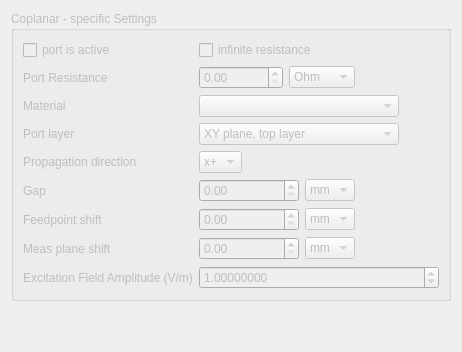
               <widget class="QWidget" name="Coplanar">
                <attribute name="title">
                 <string>Coplanar</string>
                </attribute>
                <layout class="QVBoxLayout" name="verticalLayout_30">
                 <item>
                  <widget class="QGroupBox" name="coplanarPortSettingsGroup">
                   <property name="enabled">
                    <bool>false</bool>
                   </property>
                   <property name="title">
                    <string>Coplanar - specific Settings</string>
                   </property>
                   <layout class="QGridLayout" name="gridLayout_19">
                    <item row="2" column="0">
                     <widget class="QLabel" name="label_77">
                      <property name="text">
                       <string>Material</string>
                      </property>
                     </widget>
                    </item>
                    <item row="5" column="1">
                     <layout class="QHBoxLayout" name="horizontalLayout_34">
                      <item>
                       <widget class="QDoubleSpinBox" name="coplanarPortGapValue">
                        <property name="minimumSize">
                         <size>
                          <width>100</width>
                          <height>0</height>
                         </size>
                        </property>
                        <property name="maximum">
                         <double>1000000.000000000000000</double>
                        </property>
                       </widget>
                      </item>
                      <item>
                       <widget class="QComboBox" name="coplanarPortGapUnits">
                        <property name="currentIndex">
                         <number>2</number>
                        </property>
                        <item>
                         <property name="text">
                          <string>m</string>
                         </property>
                        </item>
                        <item>
                         <property name="text">
                          <string>cm</string>
                         </property>
                        </item>
                        <item>
                         <property name="text">
                          <string>mm</string>
                         </property>
                        </item>
                        <item>
                         <property name="text">
                          <string>um</string>
                         </property>
                        </item>
                        <item>
                         <property name="text">
                          <string>nm</string>
                         </property>
                        </item>
                        <item>
                         <property name="text">
                          <string>pm</string>
                         </property>
                        </item>
                       </widget>
                      </item>
                      <item>
                       <spacer name="horizontalSpacer_28">
                        <property name="orientation">
                         <enum>Qt::Orientation::Horizontal</enum>
                        </property>
                        <property name="sizeHint" stdset="0">
                         <size>
                          <width>40</width>
                          <height>20</height>
                         </size>
                        </property>
                       </spacer>
                      </item>
                     </layout>
                    </item>
                    <item row="5" column="0">
                     <widget class="QLabel" name="label_79">
                      <property name="text">
                       <string>Gap</string>
                      </property>
                     </widget>
                    </item>
                    <item row="0" column="0">
                     <widget class="QCheckBox" name="coplanarPortActive">
                      <property name="text">
                       <string>port is active</string>
                      </property>
                     </widget>
                    </item>
                    <item row="6" column="1">
                     <layout class="QHBoxLayout" name="horizontalLayout_39">
                      <item>
                       <widget class="QDoubleSpinBox" name="coplanarPortFeedpointShiftValue">
                        <property name="minimumSize">
                         <size>
                          <width>100</width>
                          <height>0</height>
                         </size>
                        </property>
                        <property name="maximum">
                         <double>1000000.000000000000000</double>
                        </property>
                       </widget>
                      </item>
                      <item>
                       <widget class="QComboBox" name="coplanarPortFeedpointShiftUnits">
                        <property name="currentIndex">
                         <number>2</number>
                        </property>
                        <item>
                         <property name="text">
                          <string>m</string>
                         </property>
                        </item>
                        <item>
                         <property name="text">
                          <string>cm</string>
                         </property>
                        </item>
                        <item>
                         <property name="text">
                          <string>mm</string>
                         </property>
                        </item>
                        <item>
                         <property name="text">
                          <string>um</string>
                         </property>
                        </item>
                        <item>
                         <property name="text">
                          <string>nm</string>
                         </property>
                        </item>
                        <item>
                         <property name="text">
                          <string>pm</string>
                         </property>
                        </item>
                       </widget>
                      </item>
                      <item>
                       <spacer name="horizontalSpacer_33">
                        <property name="orientation">
                         <enum>Qt::Orientation::Horizontal</enum>
                        </property>
                        <property name="sizeHint" stdset="0">
                         <size>
                          <width>40</width>
                          <height>20</height>
                         </size>
                        </property>
                       </spacer>
                      </item>
                     </layout>
                    </item>
                    <item row="7" column="1">
                     <layout class="QHBoxLayout" name="horizontalLayout_38">
                      <item>
                       <widget class="QDoubleSpinBox" name="coplanarPortMeasureShiftValue">
                        <property name="minimumSize">
                         <size>
                          <width>100</width>
                          <height>0</height>
                         </size>
                        </property>
                        <property name="maximum">
                         <double>1000000.000000000000000</double>
                        </property>
                       </widget>
                      </item>
                      <item>
                       <widget class="QComboBox" name="coplanarPortMeasureShiftUnits">
                        <property name="currentIndex">
                         <number>2</number>
                        </property>
                        <item>
                         <property name="text">
                          <string>m</string>
                         </property>
                        </item>
                        <item>
                         <property name="text">
                          <string>cm</string>
                         </property>
                        </item>
                        <item>
                         <property name="text">
                          <string>mm</string>
                         </property>
                        </item>
                        <item>
                         <property name="text">
                          <string>um</string>
                         </property>
                        </item>
                        <item>
                         <property name="text">
                          <string>nm</string>
                         </property>
                        </item>
                        <item>
                         <property name="text">
                          <string>pm</string>
                         </property>
                        </item>
                       </widget>
                      </item>
                      <item>
                       <spacer name="horizontalSpacer_32">
                        <property name="orientation">
                         <enum>Qt::Orientation::Horizontal</enum>
                        </property>
                        <property name="sizeHint" stdset="0">
                         <size>
                          <width>40</width>
                          <height>20</height>
                         </size>
                        </property>
                       </spacer>
                      </item>
                     </layout>
                    </item>
                    <item row="7" column="0">
                     <widget class="QLabel" name="label_83">
                      <property name="text">
                       <string>Meas plane shift</string>
                      </property>
                     </widget>
                    </item>
                    <item row="2" column="1">
                     <layout class="QHBoxLayout" name="horizontalLayout_51">
                      <item>
                       <widget class="QComboBox" name="coplanarPortMaterialComboBox">
                        <property name="minimumSize">
                         <size>
                          <width>200</width>
                          <height>0</height>
                         </size>
                        </property>
                       </widget>
                      </item>
                      <item>
                       <spacer name="horizontalSpacer_43">
                        <property name="orientation">
                         <enum>Qt::Orientation::Horizontal</enum>
                        </property>
                        <property name="sizeType">
                         <enum>QSizePolicy::Policy::Expanding</enum>
                        </property>
                        <property name="sizeHint" stdset="0">
                         <size>
                          <width>40</width>
                          <height>20</height>
                         </size>
                        </property>
                       </spacer>
                      </item>
                     </layout>
                    </item>
                    <item row="3" column="0">
                     <widget class="QLabel" name="label_89">
                      <property name="text">
                       <string>Port layer</string>
                      </property>
                     </widget>
                    </item>
                    <item row="6" column="0">
                     <widget class="QLabel" name="label_82">
                      <property name="text">
                       <string>Feedpoint shift</string>
                      </property>
                     </widget>
                    </item>
                    <item row="4" column="0">
                     <widget class="QLabel" name="label_78">
                      <property name="text">
                       <string>Propagation direction</string>
                      </property>
                     </widget>
                    </item>
                    <item row="3" column="1">
                     <layout class="QHBoxLayout" name="horizontalLayout_44">
                      <item>
                       <widget class="QComboBox" name="coplanarPortDirection">
                        <property name="minimumSize">
                         <size>
                          <width>200</width>
                          <height>0</height>
                         </size>
                        </property>
                        <property name="currentText">
                         <string>XY plane, top layer</string>
                        </property>
                        <item>
                         <property name="text">
                          <string>XY plane, top layer</string>
                         </property>
                        </item>
                        <item>
                         <property name="text">
                          <string>XY plane, bottom layer</string>
                         </property>
                        </item>
                        <item>
                         <property name="text">
                          <string>XZ plane, front layer</string>
                         </property>
                        </item>
                        <item>
                         <property name="text">
                          <string>XZ plane, back layer</string>
                         </property>
                        </item>
                        <item>
                         <property name="text">
                          <string>YZ plane, right layer</string>
                         </property>
                        </item>
                        <item>
                         <property name="text">
                          <string>YZ plane, left layer</string>
                         </property>
                        </item>
                       </widget>
                      </item>
                      <item>
                       <spacer name="horizontalSpacer_36">
                        <property name="orientation">
                         <enum>Qt::Orientation::Horizontal</enum>
                        </property>
                        <property name="sizeType">
                         <enum>QSizePolicy::Policy::Expanding</enum>
                        </property>
                        <property name="sizeHint" stdset="0">
                         <size>
                          <width>40</width>
                          <height>20</height>
                         </size>
                        </property>
                       </spacer>
                      </item>
                     </layout>
                    </item>
                    <item row="4" column="1">
                     <layout class="QHBoxLayout" name="horizontalLayout_52">
                      <item>
                       <widget class="QComboBox" name="coplanarPortPropagationComboBox">
                        <property name="minimumSize">
                         <size>
                          <width>0</width>
                          <height>0</height>
                         </size>
                        </property>
                        <item>
                         <property name="text">
                          <string>x+</string>
                         </property>
                        </item>
                        <item>
                         <property name="text">
                          <string>x-</string>
                         </property>
                        </item>
                        <item>
                         <property name="text">
                          <string>y+</string>
                         </property>
                        </item>
                        <item>
                         <property name="text">
                          <string>y-</string>
                         </property>
                        </item>
                        <item>
                         <property name="text">
                          <string>z+</string>
                         </property>
                        </item>
                        <item>
                         <property name="text">
                          <string>z-</string>
                         </property>
                        </item>
                       </widget>
                      </item>
                      <item>
                       <spacer name="horizontalSpacer_44">
                        <property name="orientation">
                         <enum>Qt::Orientation::Horizontal</enum>
                        </property>
                        <property name="sizeHint" stdset="0">
                         <size>
                          <width>40</width>
                          <height>20</height>
                         </size>
                        </property>
                       </spacer>
                      </item>
                     </layout>
                    </item>
                    <item row="1" column="1">
                     <layout class="QHBoxLayout" name="horizontalLayout_43">
                      <property name="leftMargin">
                       <number>0</number>
                      </property>
                      <property name="topMargin">
                       <number>0</number>
                      </property>
                      <property name="rightMargin">
                       <number>0</number>
                      </property>
                      <property name="bottomMargin">
                       <number>0</number>
                      </property>
                      <item>
                       <widget class="QDoubleSpinBox" name="coplanarPortResistanceValue">
                        <property name="maximum">
                         <double>10000000000.000000000000000</double>
                        </property>
                       </widget>
                      </item>
                      <item>
                       <widget class="QComboBox" name="coplanarPortResistanceUnits">
                        <property name="currentText">
                         <string>Ohm</string>
                        </property>
                        <item>
                         <property name="text">
                          <string>Ohm</string>
                         </property>
                        </item>
                        <item>
                         <property name="text">
                          <string>uOhm</string>
                         </property>
                        </item>
                        <item>
                         <property name="text">
                          <string>mOhm</string>
                         </property>
                        </item>
                        <item>
                         <property name="text">
                          <string>kOhm</string>
                         </property>
                        </item>
                        <item>
                         <property name="text">
                          <string>MOhm</string>
                         </property>
                        </item>
                        <item>
                         <property name="text">
                          <string>GOhm</string>
                         </property>
                        </item>
                       </widget>
                      </item>
                      <item>
                       <spacer name="horizontalSpacer_35">
                        <property name="orientation">
                         <enum>Qt::Orientation::Horizontal</enum>
                        </property>
                        <property name="sizeHint" stdset="0">
                         <size>
                          <width>40</width>
                          <height>20</height>
                         </size>
                        </property>
                       </spacer>
                      </item>
                     </layout>
                    </item>
                    <item row="1" column="0">
                     <widget class="QLabel" name="label_88">
                      <property name="text">
                       <string>Port Resistance</string>
                      </property>
                     </widget>
                    </item>
                    <item row="8" column="0">
                     <widget class="QLabel" name="label_112">
                      <property name="text">
                       <string>Excitation Field Amplitude (V/m)</string>
                      </property>
                     </widget>
                    </item>
                    <item row="0" column="1">
                     <widget class="QCheckBox" name="coplanarPortInfinitResistance">
                      <property name="text">
                       <string>infinite resistance</string>
                      </property>
                     </widget>
                    </item>
                    <item row="8" column="1">
                     <widget class="QDoubleSpinBox" name="coplanarPortExcitationAmplitude">
                      <property name="decimals">
                       <number>8</number>
                      </property>
                      <property name="minimum">
                       <double>-10000000000.000000000000000</double>
                      </property>
                      <property name="maximum">
                       <double>10000000000.000000000000000</double>
                      </property>
                      <property name="singleStep">
                       <double>0.100000000000000</double>
                      </property>
                      <property name="value">
                       <double>1.000000000000000</double>
                      </property>
                     </widget>
                    </item>
                   </layout>
                  </widget>
                 </item>
                 <item>
                  <spacer name="verticalSpacer_18">
                   <property name="orientation">
                    <enum>Qt::Orientation::Vertical</enum>
                   </property>
                   <property name="sizeHint" stdset="0">
                    <size>
                     <width>20</width>
                     <height>40</height>
                    </size>
                   </property>
                  </spacer>
                 </item>
                </layout>
               </widget>
